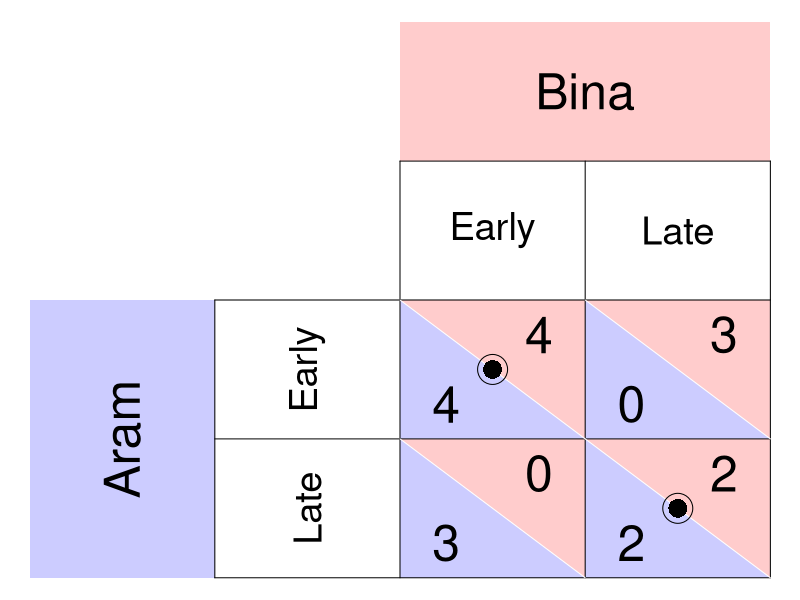

Recreate this plot in R.
require(ggplot2)
require(shape)
pdf(file = "society/matrix_palanpur.pdf", width = 9, height = 7)

par(mar =  c(0, 0, 0, 0))
xlims <- c(0, 8)
ylims <- c(0, 8)

#TextSizes
PlayerSize <- 3
StratSize <- 2.3
PayoffSize <- 3
p1fadelevel <- 0.2
p2fadelevel <- 0.2


#Payoffs are listed as c("NW", "SW", "NE", "SE")

#Considerations for Player 1
P1Name <- c("Aram")
P1Strat <- c("Early", "Late")
P1Payoffs <- c("4", "3", "0", "2")
P1BR1 <- c("NW") #Must be NW or SW - the BR prints accordingly. 
P1BR2 <- c("SE") #Must be NE or SE - the BR prints accordingly. 
#NW = (5, 3); SW = (5,1); NE = (7, 3); SE = (7, 1)
P1bestsize <- 2.5 #Adjusts size of point indicating best response of P1

#Considerations for Player 2
P2Name <- c("Bina")
P2Strat <- c("Early", "Late")
P2Payoffs <- c("4", "0", "3", "2")
P2BR1 <- c("NW") #Must be NW or SW - the BR prints accordingly. 
P2BR2 <- c("SE") #Must be NE or SE - the BR prints accordingly. 
P2bestsize <- 4 #Adjusts size of circle indicating best response of P2

plot(0, 0, xlim = xlims, ylim = ylims, type = "n",
     xlab = expression(""),
     ylab = expression(""),
     xaxt = "n", 
     yaxt = "n", 
     cex.lab = 2, 
     bty = "n")



#Color and label for Player 1 and their strategies
polygon(c(0,0,2,2,0), c(0,4,4,0,0), col=rgb(0, 0, 1, p1fadelevel), density=NULL, border = NA)
text(1, 2, P1Name[1], srt = 90, cex = PlayerSize)

text(3, 3, P1Strat[1], cex = StratSize, srt = 90)
text(3, 1, P1Strat[2], cex = StratSize, srt = 90)


#Color and label for Player 2
polygon(c(4,4,8,8,4), c(8,6,6,8,8), col=rgb(1, 0, 0, p2fadelevel), density=NULL, border = NA)
text(6, 7, P2Name[1], cex = PlayerSize)

text(5, 5, P2Strat[1], cex = StratSize)
text(7, 5, P2Strat[2], cex = StratSize)

#NorthWest cell 
#P1
polygon(c(4,4,6,4), c(4,2,2,4), col=rgb(0, 0, 1, p1fadelevel), density=NULL, border = NA)
#P2
polygon(c(4,6,6,4), c(4,4,2,4), col=rgb(1, 0, 0, p2fadelevel), density=NULL, border = NA)

#P1
text(4.5, 2.5, P1Payoffs[1], cex = PayoffSize)
#P2
text(5.5, 3.5, P2Payoffs[1], cex = PayoffSize)

#SouthWest cell  
#P1
polygon(c(4,4,6,4), c(2,0,0,2), col=rgb(0, 0, 1, p1fadelevel), density=NULL, border = NA)
#P2
polygon(c(4,6,6,4), c(2,2,0,2), col=rgb(1, 0, 0, p2fadelevel), density=NULL, border = NA)

#P1
text(4.5, 0.5, P1Payoffs[2], cex = PayoffSize)
#P2
text(5.5, 1.5, P2Payoffs[2], cex = PayoffSize)


#NorthEast cell 
#P1
polygon(c(6,6,8,6), c(4,2,2,4), col=rgb(0, 0, 1, p1fadelevel), density=NULL, border = NA)
#P2
polygon(c(6,8,8,6), c(4,4,2,4), col=rgb(1, 0, 0, p2fadelevel), density=NULL, border = NA)
#P1
text(6.5, 2.5, P1Payoffs[3], cex = PayoffSize)
#P2
text(7.5, 3.5, P2Payoffs[3], cex = PayoffSize)

#SouthEast cell 
#P1
polygon(c(6,6,8,6), c(2,0,0,2), col=rgb(0, 0, 1, p1fadelevel), density=NULL, border = NA)
#P2
polygon(c(6,8,8,6), c(2,2,0,2), col=rgb(1, 0, 0, p2fadelevel), density=NULL, border = NA)
#P1
text(6.5, 0.5, P1Payoffs[4], cex = PayoffSize)
#P2
text(7.5, 1.5, P2Payoffs[4], cex = PayoffSize)


#Lines for the Table
segments(8, 0, 8, 6, lty = 1, col = "black")
segments(4, 6, 8, 6, lty = 1, col = "black")
segments(2, 0, 2, 4, lty = 1, col = "black")
segments(2, 0, 8, 0, lty = 1, col = "black")
segments(2, 4, 8, 4, lty = 1, col = "black")
segments(4, 0, 4, 6, lty = 1, col = "black")
segments(2, 2, 8, 2, lty = 1, col = "black")
segments(6, 0, 6, 6, lty = 1, col = "black")

#Diagonals
#NW
segments(4, 4, 6, 2, lty = 1, col = "white")
#NE
segments(6, 4, 8, 2, lty = 1, col = "white")
#SW
segments(4, 2, 6, 0, lty = 1, col = "white")
#Se
segments(6, 2, 8, 0, lty = 1, col = "white")


#Best responses 
#P1 
if (P1BR1[1] == "NW"){
  points(5, 3, pch = 16, col = "black", cex = P1bestsize)
} else{points(5, 1, pch = 16, col = "black", cex = P1bestsize)
}

if (P1BR2[1] == "NE"){
  points(7, 3, pch = 16, col = "black", cex = P1bestsize)
} else{points(7, 1, pch = 16, col = "black", cex = P1bestsize)
}


#P2
if (P2BR1[1] == "NW"){
  points(5, 3, pch = 1, col = "black", cex = P2bestsize)
} else{points(7, 3, pch = 1, col = "black", cex = P2bestsize)
}

if (P2BR2[1] == "SW"){
  points(5, 3, pch = 1, col = "black", cex = P2bestsize)
} else{points(7, 1, pch = 1, col = "black", cex = P2bestsize)
}

dev.off()
